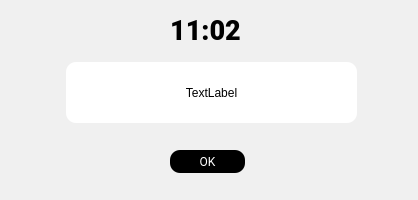
<?xml version="1.0" encoding="UTF-8"?>
<ui version="4.0">
 <class>Dialog</class>
 <widget class="QDialog" name="Dialog">
  <property name="geometry">
   <rect>
    <x>0</x>
    <y>0</y>
    <width>418</width>
    <height>200</height>
   </rect>
  </property>
  <property name="windowTitle">
   <string>Notification</string>
  </property>
  <property name="windowIcon">
   <iconset>
    <normaloff>icon/notification.png</normaloff>icon/notification.png</iconset>
  </property>
  <property name="styleSheet">
   <string notr="true">border:none;
outline:none;
background: #F0F0F0;
border-radius:10px</string>
  </property>
  <widget class="QLabel" name="time_label">
   <property name="geometry">
    <rect>
     <x>0</x>
     <y>20</y>
     <width>411</width>
     <height>21</height>
    </rect>
   </property>
   <property name="sizePolicy">
    <sizepolicy hsizetype="Expanding" vsizetype="Preferred">
     <horstretch>0</horstretch>
     <verstretch>0</verstretch>
    </sizepolicy>
   </property>
   <property name="font">
    <font>
     <family>Roboto Black</family>
     <pointsize>20</pointsize>
    </font>
   </property>
   <property name="text">
    <string>11:02</string>
   </property>
   <property name="alignment">
    <set>Qt::AlignCenter</set>
   </property>
  </widget>
  <widget class="QPushButton" name="btn_ok">
   <property name="geometry">
    <rect>
     <x>170</x>
     <y>150</y>
     <width>75</width>
     <height>23</height>
    </rect>
   </property>
   <property name="font">
    <font>
     <family>Roboto</family>
    </font>
   </property>
   <property name="styleSheet">
    <string notr="true">background: #000;
color: #fff;
border: none;
border-radius: 10px</string>
   </property>
   <property name="text">
    <string>OK</string>
   </property>
  </widget>
  <widget class="QLabel" name="message_label">
   <property name="geometry">
    <rect>
     <x>66</x>
     <y>62</y>
     <width>291</width>
     <height>61</height>
    </rect>
   </property>
   <property name="styleSheet">
    <string notr="true">background: white</string>
   </property>
   <property name="text">
    <string>TextLabel</string>
   </property>
   <property name="alignment">
    <set>Qt::AlignCenter</set>
   </property>
  </widget>
 </widget>
 <resources/>
 <connections/>
</ui>
